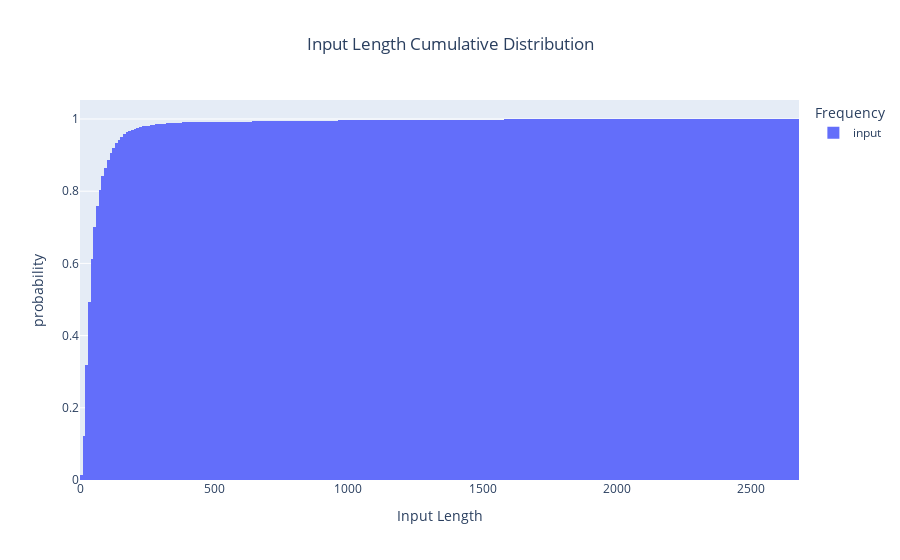

Notebook code for this chart:
### Code cell
# Cumulative distribution
fig = px.histogram(input_lengths, 
                   cumulative=True, 
                   title='Input Length Cumulative Distribution', 
                   histnorm='probability',
                   labels = {'value': 'Input Length', 
                             'probability': 'Cumulative Probability',
                             'variable': 'Frequency'})
fig.update_layout(title_x=0.5)
fig.show()

### Figure 1 — Plotly figure (JSON) as saved in the notebook; plotly's stock layout.template omitted (floating-point values rounded to 4 significant figures; data arrays with more than 128 entries replaced by an {"elided": "..."} marker saying what was removed)
{"data": [{"alignmentgroup": "True", "bingroup": "x", "cumulative": {"enabled": true}, "histnorm": "probability", "hovertemplate": "Frequency=input<br>Input Length=%{x}<br>probability=%{y}<extra></extra>", "legendgroup": "input", "marker": {"color": "#636efa", "pattern": {"shape": ""}}, "name": "input", "offsetgroup": "input", "orientation": "v", "showlegend": true, "type": "histogram", "x": {"elided": "13020 int values"}, "xaxis": "x", "yaxis": "y"}], "layout": {"barmode": "relative", "legend": {"title": {"text": "Frequency"}, "tracegroupgap": 0}, "title": {"text": "Input Length Cumulative Distribution", "x": 0.5}, "xaxis": {"anchor": "y", "domain": [0, 1], "title": {"text": "Input Length"}}, "yaxis": {"anchor": "x", "domain": [0, 1], "title": {"text": "probability"}}}}
